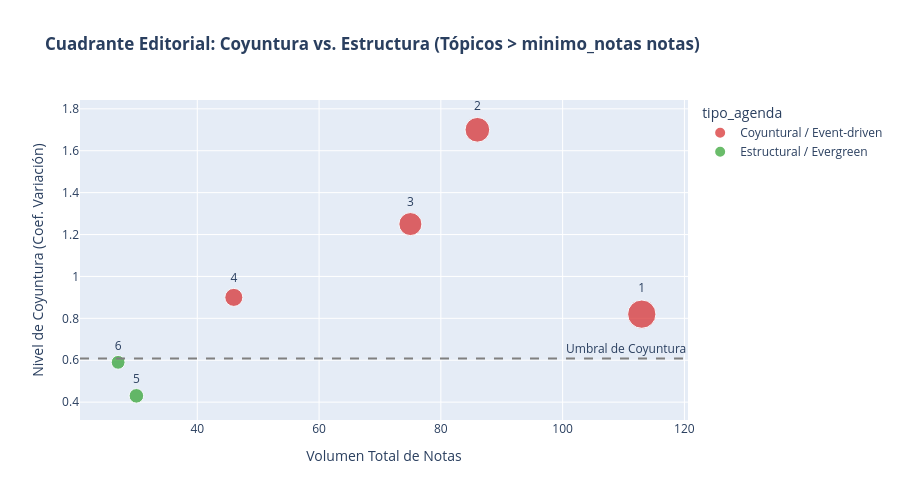

The code cell stored with this chart in its notebook:
### Markdown cell above
## 2.5 Inspección Cualitativa de Tópicos
Analizemos estos topicos clasificados. Mapeamos las palabras clave algorítmicas con los títulos reales de las notas.

### Code cell
import plotly.graph_objects as go
import plotly.express as px
from plotly.subplots import make_subplots

# ==============================================================================
# 1. PREPARACIÓN ESTADÍSTICA ESTRICTA
# ==============================================================================
minimo_notas = 20
MOSTRAR_POLITICA = False

# Filtramos Tópico -1 (ruido) y Tópico 0 (el megaclúster que aplasta al resto)
topicos_limpios = metricas_estabilidad[
    (metricas_estabilidad["Topic"] != -1) 
     & 
    (metricas_estabilidad["Topic"] != 0) if MOSTRAR_POLITICA==False else (metricas_estabilidad["Topic"] != -1)
].copy()

# Regla 1: Solo tópicos con volumen decente (> minimo_notas) para que la curva tenga sentido
topicos_robustos = topicos_limpios[topicos_limpios["volumen_total"] >= minimo_notas].copy()

# Preparar dataset temporal
df_evo = df_temp[df_temp["topic"].isin(topicos_robustos["Topic"])].copy()
df_evo["post_year"] = df_evo["post_date"].dt.year
agg = df_evo.groupby(["topic", "post_year"]).size().reset_index(name="notas")

# Regla 2: Normalización por Pico Máximo (El pico histórico = 100%)
max_por_topico = agg.groupby("topic")["notas"].max().reset_index(name="max_notas")
agg = agg.merge(max_por_topico, on="topic")
agg["intensidad_relativa"] = (agg["notas"] / agg["max_notas"]) * 100

# Ampliamos a 5 tópicos por panel
top_coyuntura = topicos_robustos.sort_values("coef_variacion", ascending=False).head(5)
top_evergreen = topicos_robustos.sort_values("coef_variacion", ascending=True).head(5)

# ==============================================================================
# GRÁFICO A: EL CUADRANTE EDITORIAL (Scatter Analítico)
# ==============================================================================
fig_scatter = px.scatter(
    topicos_robustos,
    x="volumen_total",
    y="coef_variacion",
    color="tipo_agenda",
    size="volumen_total",
    hover_name="terminos_historicos",
    text="Topic",
    color_discrete_map={"Coyuntural / Event-driven": "#d62728", "Estructural / Evergreen": "#2ca02c"},
    title="<b>Cuadrante Editorial: Coyuntura vs. Estructura (Tópicos > minimo_notas notas)</b>",
    labels={"volumen_total": "Volumen Total de Notas", "coef_variacion": "Nivel de Coyuntura (Coef. Variación)"},
    height=500
)
fig_scatter.update_traces(textposition='top center')
fig_scatter.add_hline(y=umbral_coyuntural, line_dash="dash", line_color="gray", annotation_text="Umbral de Coyuntura")
fig_scatter.write_html(OUTPUT_DIR / "03A_cuadrante_editorial.html")
fig_scatter.show()

### Figure 1 — Plotly figure (JSON) as saved in the notebook; plotly's stock layout.template omitted (floating-point values rounded to 4 significant figures)
{"data": [{"hovertemplate": "<b>%{hovertext}</b><br><br>tipo_agenda=Coyuntural / Event-driven<br>Volumen Total de Notas=%{marker.size}<br>Nivel de Coyuntura (Coef. Variación)=%{y}<br>Topic=%{text}<extra></extra>", "hovertext": ["aborto, abortar, anticonceptivo, embarazo, embarazado", "pandemia, epidemia, vacunar, vacuna, vacunación", "papal, catolicismo, arzobispo, católica, católico", "noticia, sociedad, tecnológico, periodismo, tecnología"], "legendgroup": "Coyuntural / Event-driven", "marker": {"color": "#d62728", "size": [86, 75, 46, 113], "sizemode": "area", "sizeref": 0.2825, "symbol": "circle"}, "mode": "markers+text", "name": "Coyuntural / Event-driven", "orientation": "v", "showlegend": true, "text": [2.0, 3.0, 4.0, 1.0], "textposition": "top center", "type": "scatter", "x": [86, 75, 46, 113], "xaxis": "x", "y": [1.7, 1.25, 0.9, 0.82], "yaxis": "y"}, {"hovertemplate": "<b>%{hovertext}</b><br><br>tipo_agenda=Estructural / Evergreen<br>Volumen Total de Notas=%{marker.size}<br>Nivel de Coyuntura (Coef. Variación)=%{y}<br>Topic=%{text}<extra></extra>", "hovertext": ["soviética, soviético, vladimir, rusia, ucrania", "arte, art, estética, artístico, artista"], "legendgroup": "Estructural / Evergreen", "marker": {"color": "#2ca02c", "size": [27, 30], "sizemode": "area", "sizeref": 0.2825, "symbol": "circle"}, "mode": "markers+text", "name": "Estructural / Evergreen", "orientation": "v", "showlegend": true, "text": [6.0, 5.0], "textposition": "top center", "type": "scatter", "x": [27, 30], "xaxis": "x", "y": [0.59, 0.43], "yaxis": "y"}], "layout": {"annotations": [{"showarrow": false, "text": "Umbral de Coyuntura", "x": 1, "xanchor": "right", "xref": "x domain", "y": 0.608, "yanchor": "bottom", "yref": "y"}], "height": 500, "legend": {"itemsizing": "constant", "title": {"text": "tipo_agenda"}, "tracegroupgap": 0}, "shapes": [{"line": {"color": "gray", "dash": "dash"}, "type": "line", "x0": 0, "x1": 1, "xref": "x domain", "y0": 0.608, "y1": 0.608, "yref": "y"}], "title": {"text": "<b>Cuadrante Editorial: Coyuntura vs. Estructura (Tópicos > minimo_notas notas)</b>"}, "xaxis": {"anchor": "y", "domain": [0, 1], "title": {"text": "Volumen Total de Notas"}}, "yaxis": {"anchor": "x", "domain": [0, 1], "title": {"text": "Nivel de Coyuntura (Coef. Variación)"}}}}
